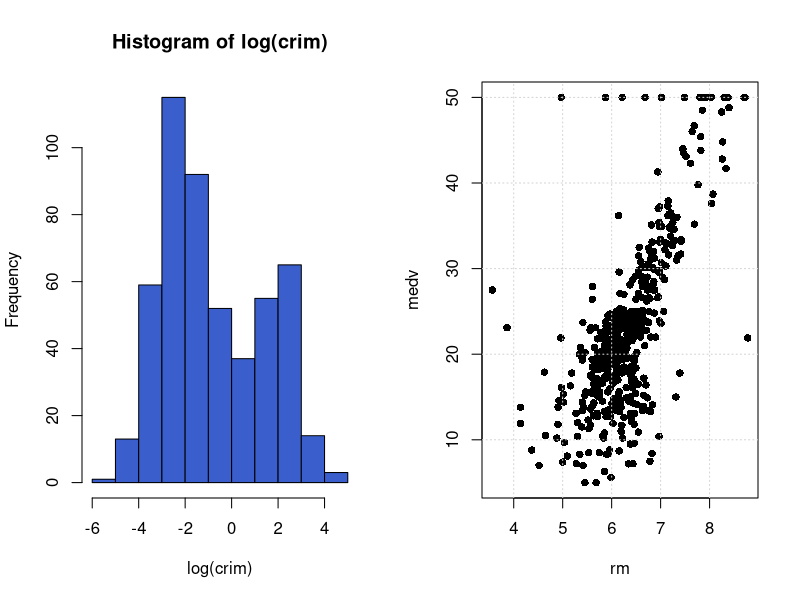

This figure's R source: (Note: this script raises an error after producing the figure.)
## -*- coding: utf-8 -*-
## examples.R
## Authors: Vasily Tolkachev, refined and extended by René Locher
## Version: 2018-02-13

## See also http://datatable.r-forge.r-project.org/datatable-faq.pdf

rm(list = objects(pattern = ".*"))

library(MASS)
library(data.table)

## data.table(Boston)
## as.data.table(Boston)
data(Boston)
dat <- data.table(Boston)
dat

class(dat)

## data.table is also a data.frame
sapply(dat, is)

## Addressing data --------------------
## subset rows from 11 to 20
dat[11:20]
dat[11:20, ]

## subset rows from 11 to 20 of variable age (result is a vector, not a data.table)
dat[11:20, age]

## to get data.table after subsetting, use list() or .() in j argument
dat[11:20, list(age)]

## equivalently:
dat[11:20, .(age)]

## the usual data.frame subsetting style (with columns in j argument)
dat[11:20, 1, with = FALSE]

## Find all rows where tax variable is equal to 216
dat[tax == 216]
dat[tax == 216, ]

## Find all rows where tax is equal to tax of first row
dat[tax == tax[1], ]

## Display values of rad (radius) variable
dat[, table(rad)]

## you can also select all columns between some two variables
dat[, indus:age, with = TRUE]
dat[, indus:age, with = FALSE]

dat
## Without column "age"
dat[, -"age", with = TRUE]
dat[, -"age", with = FALSE]

## BUT with negative age
dat[, .(-age), with = TRUE]

## j argument is actually a function, so in this case it’s
## a function calling variable medv:
dat[, medv]

## Below it’s a function which is equal to 5
dat[, 5]

## Select several variables (result is a data.table)
dat[, list(nox, age, black)]

## Or equivalently:
dat[, .(nox, age, black)]

DT <- data.table(x = rep(c("b","a","c"), each = 3),
                 y = c(1,3,6), v = 1:9)
DT
DT[1]
DT[-c(5, 1),]
DT[2, 2]
DT[, v]
DT[, .SD, .SDcols = "v"]
DT[["v"]]
DT[, 3]
unlist(DT[, 3])

DT[, names(DT)[names(DT) == "v"], with = FALSE]

DT[, c(x, y)]
DT[, list(x, y)]
DT[, .(x, y)]

str(DT)

## Template of data.table DT
str(DT[0])

## Computing --------------------
## Find the range of crim (criminality) variable
dat[, range(crim)]

## Add a new variable with :=
dat[, rad.f := as.factor(paste0("f", rad))]
dat[, levels(rad.f)]
str(dat)

## i.e. we defined a new factor variable(rad.f) in the data table
## from the integer variable radius (rad), which describes accessibility to radial highways

## Add many new variables with `:=`().
## If a variable attains only a single value, copy it for each observation
dat[, `:=`(Var1 = mean(nox), Var2 = sd(age), Var3 = mad(black))]

## Compute a more complicated function for groups.
## It’s a weighted mean of house prices, with dis
## (distances to Boston employment centers) as weights
dat[, sum(medv*dis)/sum(dis), by = rad.f ]

## Computing mean of house prices for every level of rad.f
dat[, mean(medv), by = rad.f]

## Computing several variables at once
dat[, .(meanNox = mean(nox), sdAge = sd(age), madBlack = mad(black))]

## Changing a subset of observations --------------------
## Let’s create another factor variable crim.f
## with 3 levels standing for low, medium and severe crime rates per capita:

dat[          , crim.f := "low"]
dat[crim >= 1 , crim.f := "medium"]
dat[crim >= 10, crim.f := "severe"]
str(dat)
## crim.f is still a character, contrary to data.frame!

dat[          , crim.f := as.factor(crim.f)][]
str(dat)

table(dat$crim.f)

## we can also apply functions in j on two or more groups
dat[, .(mean(medv), sd(medv)), by = .(rad.f, crim.f) ]


## Aggregating and merging --------------------
dat[, .(meanNox = mean(nox), sdAge = sd(age), madBlack = mad(black)), by = rad.f]
dat[, .(meanNox = mean(nox), sdAge = sd(age), madBlack = mad(black)), by = rad]

## Combined aggregating and merging
dat[, meanNox := mean(nox), by = rad.f]
dat

## cf. with
dat[, mean(nox), by = rad.f]

## Merging
x <- data.table(k = 5:0, a = 20:25, zoo = 5:0 )
y <- data.table(l = 1:6, b = 30:35, boo = 10:15)
setkey(x, k)
setkey(y, l)
## on = is not necessary when keys are set but
## makes code more transparent

merge(x, y, by.x = "k", by.y = "l", all.x = TRUE)
merge(x, y, by.x = "k", by.y = "l", all.y = TRUE)

## This is faster and more efficient!! See FAQ
y[x]
x[y]

## This join is rarely used and only available in merge()
merge(x, y, by.x = "k", by.y = "l", all = TRUE)

## Dynamic variable creation --------------------
## Now let’s create a variable of weighted means (mean_w),
## and then use it to create a variable for weighted standard deviation (std_w).

dat[,  `:=`(mean_w = mean_w <- sum(medv*dis)/sum(dis),
            std_w = sqrt(sum(dis*(medv - mean_w)^2 )/sum(dis))),
    by = rad.f][]

## To use some variables with long names, specify them in SDcols and use SD instead:
dat[, `:=`(x = sum(.SD[[1]]^2) / sum(.SD[[1]]),
           y = sum(.SD[[2]]^2) / sum(.SD[[2]]) ),
        by = rad.f,
    .SDcols = c("medv", "age")][]

## Multiple expressions in j could be handled with { }
par(mfrow = c(1,2))
dat[, {hist(log(crim), col = "royalblue3")
       plot(rm, medv, pch = 16)
       grid()}]

## New data.table with dynamically created variables can be created by
dat[, {list(mean_w = mean_w <- sum(medv*dis)/sum(dis),
            std_w = sqrt( sum(dis*(medv - mean_w)^2 )/sum(dis))
            )},
      by = rad.f]

## Chaining --------------------
dat[, crim.f := "low"] [crim >= 1, crim.f := "medium"]
dat[ crim >= 10, crim.f := "severe"][, crim.f := as.factor(crim.f)]
levels(dat$crim.f)

## Equivalent chaining in one command
dat[ , crim.f := "low"] [
  crim >= 1, crim.f := "medium"] [
    crim >= 10, crim.f := "severe"][,
      , crim.f := as.factor(crim.f)]

## Renaming column names --------------------
names(dat)
setnames(dat, c("rm", "zn"), c("rooms_average", "proportion_zoned") )
names(dat)

## Sorting columns
setcolorder(dat, rev(names(dat)))
names(dat)

## Sorting rows --------------------
## set the key. Order is always ascending
setkey(dat, rad.f, crim.f)

## use binary search (fast, O(log(n) )
dat[.("f7", "low"), .(rad.f, crim.f, tax)]

dat[, .(crim, tax)]
setorder(dat, crim, tax)
dat[, .(crim, tax)]
setorder(dat, -crim, tax) ## Descending order for crim!
dat[, .(crim, tax)]

## DO NOT use vector scan (slow, O(n) )
dat[rad.f =="f7" & crim.f == "low"]

## Avoid using data.frame’s vector scan inside data.table:
dat[dat$rad.f == "f7" & dat$crim.f == "low", ]


## Special functions --------------------
## .N function count the number observations in a group:
dat[, .N, by = .(rad.f, crim.f)]
dat[, .N]

## Another useful function is .SD which contains values
## of all variables except the one used for grouping
dat[, .SD[1], by =  crim.f ]
dat[, lapply(.SD, mean), by =  crim.f, .SDcols = tax:age]
dat[, lapply(.SD, mean), by =  crim.f, .SDcols = c("tax", "age")]

## Group counter .GRP
dat[, .(.I, .GRP, .N), by =  crim.f]

## Runtime Length ID
dtab <- data.table(bit = sample(0:1, 30, replace = TRUE),
                   L = sample(LETTERS[1:3], 30, replace = TRUE))
dtab[, .SD]
rleid(dtab$bit)
dtab[, bit, by = rleid(bit)]

## data.table within functions --------------------
testScope0 <-
    function(dtbl){
        dtbl[, bit2 := bit*0.5]
        return(dtbl)
    }

dtab1 <- testScope0(dtab)
dtab1

dtab

identical(dtab, dtab1)
## dtab AND dtab1 are identical!!!
## -> data.table are passed by reference (exception!!)
rm(dtab1)

testScope1 <-
    function(dtbl){
        dtbl.local <- dtbl
        dtbl.local[, bit2 := bit*2]
        return(dtbl.local)
    }

dtab <- data.table(bit = sample(0:1, 30, replace = TRUE),
                   L = sample(LETTERS[1:3], 30, replace = TRUE))
dtab1 <- testScope1(dtab)

dtbl.local ## error, QED
dtab1
dtab
identical(dtab, dtab1)
## dtab AND dtab1 are identical!!!

## data.tables are input by reference and not by copy!!!
## Solution: Copy data.table within function first!
testScope2 <-
    function(dtbl){
        dtbl.local <- copy(dtbl)
        dtbl.local[, bit2 := bit*3]
        return(dtbl.local)
    }
dtab <- data.table(bit = sample(0:1, 10, replace = TRUE),
                   L = sample(LETTERS[1:3], 10, replace = TRUE))

dtab2 <- testScope2(dtab)
dtbl.local ## error, QED
identical(dtab, dtab2)
## [1] FALSE, QED

## The following lines do not work as intended
testDynProg1 <-
    function(dtab, nam){
       return(dtab[, nam])
    }
testDynProg1(dtab, "bit")             ## error
testDynProg1(dtab, bit)               ## error
testDynProg1(dtab, quote(bit))        ## error
testDynProg1(dtab, quote(quote(bit))) ## error

## This is solution a)
testDynProg2 <-
    function(dtab, expr){
        e <- substitute(expr)
       return(dtab[, eval(e)])
    }

testDynProg2(dtab, "bit")  ## error
testDynProg2(dtab, .(bit)) ## ok!

## This is solution b)
testDynProg3 <-
    function(dtab, nam){
       return(dtab[, nam, with = FALSE])
    }

testDynProg3(dtab, "bit")  ## ok!

## This is solution c)
testDynProg4 <-
    function(dtab, nam){
        nam <- parse(text = nam)
        return(dtab[, eval(nam)])
    }

testDynProg4(dtab, "bit")  ## ok!

## Creating dynamically a new variable
testDynProg5 <-
    function(dtab, jText){
        j <- parse(text = jText)
        return(dtab[, eval(j)])
    }

testDynProg5(dtab, "bit3 := 3*bit")  ## ok!
dtab

## Differences between data.table and data.frame ----------------------------------------
dframe <- data.frame(x = c(2, NA, 3), y = 1:3, z = letters[1:3])
(dtable <- data.table(x = c(2, NA, 3), y = 1:3, z = letters[1:3]))

str(dframe)            ## z is a factor!
str(dtable)            ## z is a character string!

dframe[dframe$x > 2, ] ## NA results in a row of NAs
dtable[x > 2, ]        ## NA is equivalent to FALSE

dframe[, "x"]
dtable[, x]

dframe[, c("x", "y")]
dtable[, c("x", "y")]
dtable[, c("x", "y"), with = FALSE]
dtable[, c(x, y)]      ## Just a vector!
dtable[, .(x, y)]
dtable[, x:y]

dtable[, c(FALSE, TRUE, TRUE)]
dtable[, c(FALSE, TRUE, TRUE), with = FALSE]
dtable[is.na(x), x := 99]
